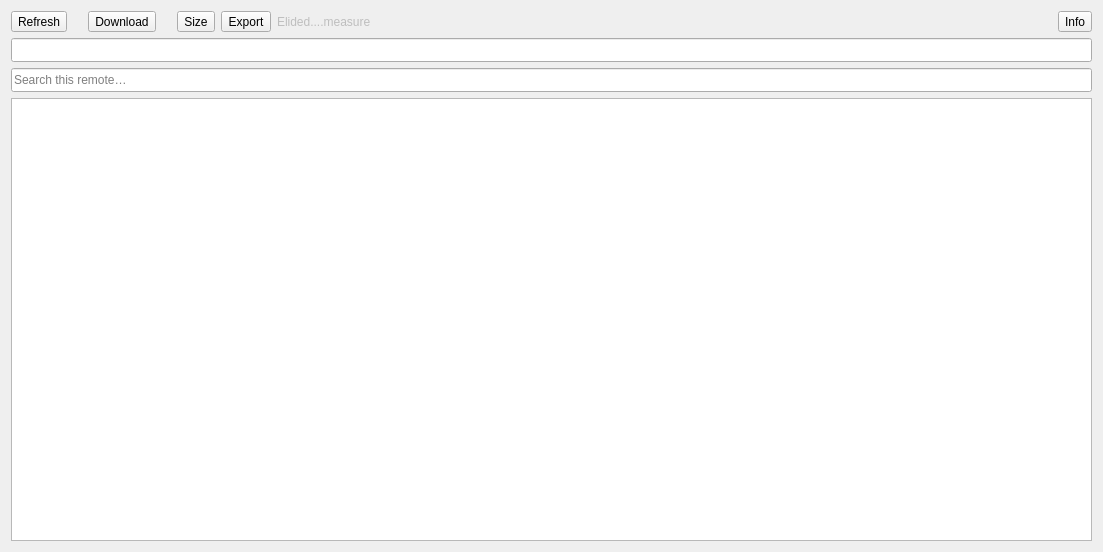
<?xml version="1.0" encoding="UTF-8"?>
<ui version="4.0">
 <class>RemoteWidget</class>
 <widget class="QWidget" name="RemoteWidget">
  <property name="geometry">
   <rect>
    <x>0</x>
    <y>0</y>
    <width>1103</width>
    <height>552</height>
   </rect>
  </property>
  <property name="windowTitle">
   <string>Form</string>
  </property>
  <layout class="QHBoxLayout" name="horizontalLayout">
   <item>
    <widget class="QSplitter" name="splitter">
     <property name="orientation">
      <enum>Qt::Horizontal</enum>
     </property>
     <property name="childrenCollapsible">
      <bool>false</bool>
     </property>
     <widget class="QWidget" name="layout" native="true">
      <layout class="QVBoxLayout" name="verticalLayout">
       <property name="leftMargin">
        <number>0</number>
       </property>
       <property name="topMargin">
        <number>0</number>
       </property>
       <property name="rightMargin">
        <number>0</number>
       </property>
       <property name="bottomMargin">
        <number>0</number>
       </property>
       <item alignment="Qt::AlignVCenter">
        <widget class="QWidget" name="buttons" native="true">
         <layout class="QHBoxLayout" name="horizontalLayout_2">
          <property name="leftMargin">
           <number>0</number>
          </property>
          <property name="topMargin">
           <number>0</number>
          </property>
          <property name="rightMargin">
           <number>0</number>
          </property>
          <property name="bottomMargin">
           <number>0</number>
          </property>
          <item>
           <widget class="QToolButton" name="buttonRefresh">
            <property name="text">
             <string>Refresh</string>
            </property>
            <property name="toolButtonStyle">
             <enum>Qt::ToolButtonTextUnderIcon</enum>
            </property>
           </widget>
          </item>
          <item>
           <spacer name="horizontalSpacer_3">
            <property name="orientation">
             <enum>Qt::Horizontal</enum>
            </property>
            <property name="sizeType">
             <enum>QSizePolicy::Fixed</enum>
            </property>
            <property name="sizeHint" stdset="0">
             <size>
              <width>15</width>
              <height>20</height>
             </size>
            </property>
           </spacer>
          </item>
          <item alignment="Qt::AlignVCenter">
           <widget class="QToolButton" name="buttonDownload">
            <property name="text">
             <string>Download</string>
            </property>
            <property name="toolButtonStyle">
             <enum>Qt::ToolButtonTextUnderIcon</enum>
            </property>
           </widget>
          </item>
          <item>
           <spacer name="horizontalSpacer_5">
            <property name="orientation">
             <enum>Qt::Horizontal</enum>
            </property>
            <property name="sizeType">
             <enum>QSizePolicy::Fixed</enum>
            </property>
            <property name="sizeHint" stdset="0">
             <size>
              <width>15</width>
              <height>20</height>
             </size>
            </property>
           </spacer>
          </item>
          <item>
           <widget class="QToolButton" name="buttonSize">
            <property name="text">
             <string>Size</string>
            </property>
            <property name="toolButtonStyle">
             <enum>Qt::ToolButtonTextUnderIcon</enum>
            </property>
           </widget>
          </item>
          <item>
           <widget class="QToolButton" name="buttonExport">
            <property name="text">
             <string>Export</string>
            </property>
            <property name="toolButtonStyle">
             <enum>Qt::ToolButtonTextUnderIcon</enum>
            </property>
           </widget>
          </item>
          <item>
           <widget class="QLabel" name="elidedMeasure">
            <property name="enabled">
             <bool>false</bool>
            </property>
            <property name="text">
             <string>Elided....measure</string>
            </property>
           </widget>
          </item>
          <item>
           <spacer name="spacer">
            <property name="orientation">
             <enum>Qt::Horizontal</enum>
            </property>
            <property name="sizeType">
             <enum>QSizePolicy::Expanding</enum>
            </property>
            <property name="sizeHint" stdset="0">
             <size>
              <width>20</width>
              <height>20</height>
             </size>
            </property>
           </spacer>
          </item>
          <item>
           <widget class="QToolButton" name="buttonInfo">
            <property name="text">
             <string>Info</string>
            </property>
            <property name="toolButtonStyle">
             <enum>Qt::ToolButtonTextUnderIcon</enum>
            </property>
           </widget>
          </item>
         </layout>
        </widget>
       </item>
       <item>
        <widget class="QLineEdit" name="path">
         <property name="sizePolicy">
          <sizepolicy hsizetype="Expanding" vsizetype="Preferred">
           <horstretch>0</horstretch>
           <verstretch>0</verstretch>
          </sizepolicy>
         </property>
         <property name="minimumSize">
          <size>
           <width>0</width>
           <height>24</height>
          </size>
         </property>
         <property name="readOnly">
          <bool>true</bool>
         </property>
        </widget>
       </item>
       <item>
        <widget class="QLineEdit" name="search">
         <property name="minimumSize">
          <size>
           <width>0</width>
           <height>24</height>
          </size>
         </property>
         <property name="clearButtonEnabled">
          <bool>true</bool>
         </property>
         <property name="placeholderText">
          <string>Search this remote…</string>
         </property>
        </widget>
       </item>
       <item>
        <widget class="QTreeView" name="tree">
         <property name="sizePolicy">
          <sizepolicy hsizetype="Expanding" vsizetype="Expanding">
           <horstretch>0</horstretch>
           <verstretch>3</verstretch>
          </sizepolicy>
         </property>
         <property name="contextMenuPolicy">
          <enum>Qt::CustomContextMenu</enum>
         </property>
         <property name="acceptDrops">
          <bool>false</bool>
         </property>
         <property name="editTriggers">
          <set>QAbstractItemView::NoEditTriggers</set>
         </property>
         <property name="selectionMode">
          <enum>QAbstractItemView::ExtendedSelection</enum>
         </property>
         <property name="selectionBehavior">
          <enum>QAbstractItemView::SelectRows</enum>
         </property>
         <property name="uniformRowHeights">
          <bool>true</bool>
         </property>
         <property name="sortingEnabled">
          <bool>true</bool>
         </property>
         <attribute name="headerStretchLastSection">
          <bool>false</bool>
         </attribute>
        </widget>
       </item>
      </layout>
     </widget>
    </widget>
   </item>
  </layout>
  <action name="refresh">
   <property name="text">
    <string>&amp;Refresh</string>
   </property>
   <property name="toolTip">
    <string>Refresh (F5)</string>
   </property>
   <property name="shortcut">
    <string>F5</string>
   </property>
  </action>
  <action name="download">
   <property name="text">
    <string>&amp;Download</string>
   </property>
   <property name="toolTip">
    <string>Download (ALT-d)</string>
   </property>
   <property name="shortcut">
    <string>Alt+D</string>
   </property>
  </action>
  <action name="getSize">
   <property name="text">
    <string>Size</string>
   </property>
   <property name="toolTip">
    <string>Get folder size

rclone size</string>
   </property>
  </action>
  <action name="export_">
   <property name="text">
    <string>Export</string>
   </property>
   <property name="toolTip">
    <string>Export files list</string>
   </property>
  </action>
  <action name="getInfo">
   <property name="text">
    <string>Info</string>
   </property>
   <property name="toolTip">
    <string>Get remote info

rclone about</string>
   </property>
  </action>
 </widget>
 <tabstops>
  <tabstop>buttonRefresh</tabstop>
  <tabstop>buttonDownload</tabstop>
  <tabstop>path</tabstop>
  <tabstop>tree</tabstop>
 </tabstops>
 <resources/>
 <connections/>
</ui>
